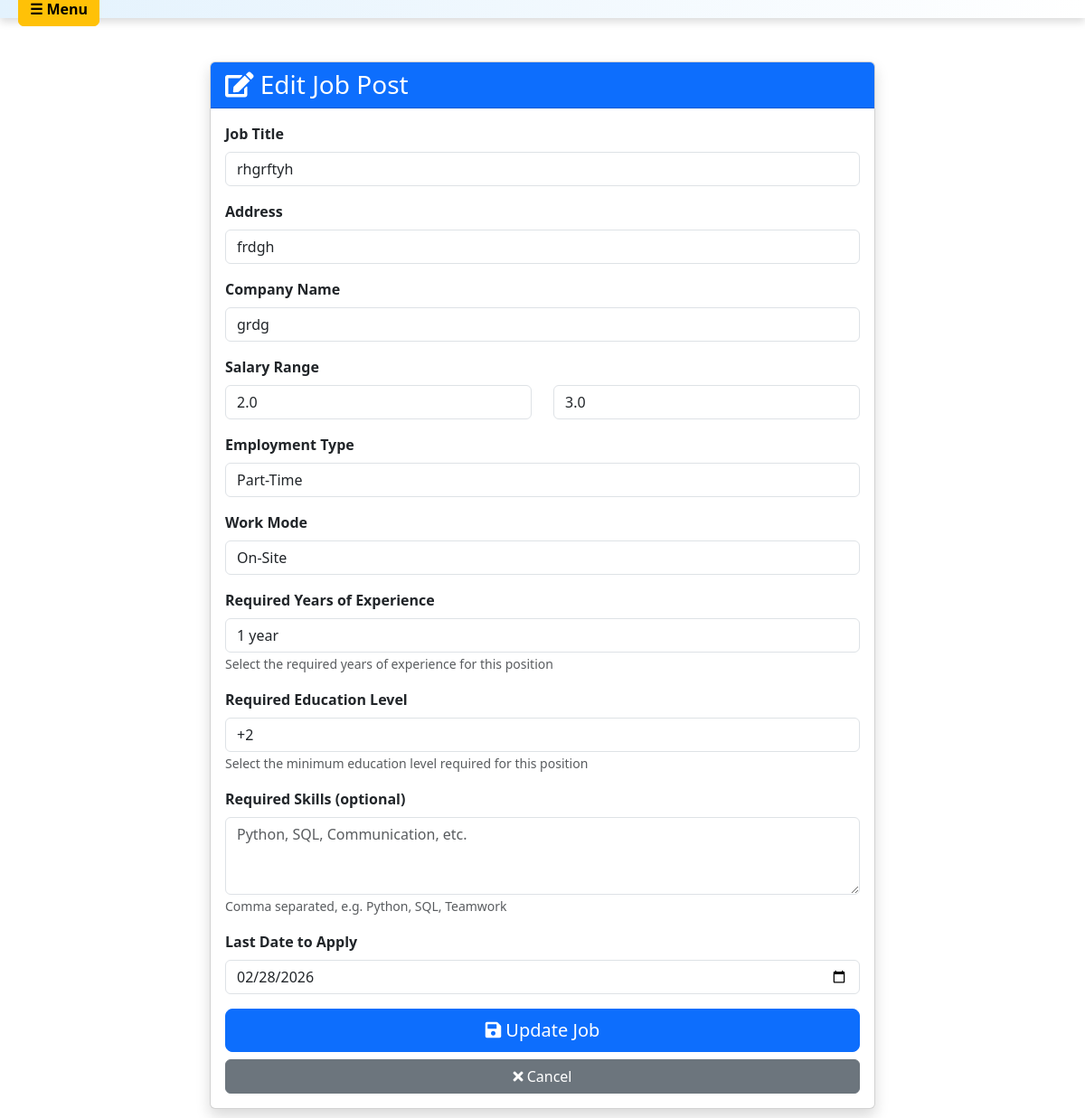
Page /edit-job/25/ (signed in) on the committed database.
### hr/models.py (models this page shows, shortened)
class JobPost(models.Model):
    user = models.ForeignKey(User, on_delete=models.CASCADE)
    title = models.CharField(max_length=200)
    address = models.CharField(max_length=200)
    CompanyName = models.CharField(max_length=200)
    salaryLow = models.FloatField(default=0, validators=[MinValueValidator(0)])
    salaryHigh = models.FloatField(default=0, validators=[MinValueValidator(0)])
    applycount = models.IntegerField(default=0)
    lastDateToApply = models.DateField()
    created_at = models.DateTimeField(auto_now_add=True, null=True)
    employment_type = models.CharField(
        max_length=20, choices=EMPLOYMENT_TYPE_CHOICES,
        default='full-time', null=True, blank=True
    )
    work_mode = models.CharField(
        max_length=20, choices=WORK_MODE_CHOICES,
        default='on-site', null=True, blank=True
    )
    required_experience = models.CharField(
        max_length=50,
        choices=EXPERIENCE_LEVEL_CHOICES,
        default='no-experience',
        help_text='Select required years of experience'
    )
    required_experience_custom = models.CharField(
        max_length=100,
        null=True,
        blank=True,
        help_text='Custom experience requirement (e.g., 1.5 years)'
    )
    required_education = models.CharField(
        max_length=50,
        choices=REQUIRED_EDUCATION_CHOICES,
        default='no-education',
        help_text='Select required education level'
    )
    required_skills = models.TextField(
        null=True,
        blank=True,
        help_text='Comma-separated skills (e.g., Python, SQL, Communication)'
    )

### hr/views.py (the view)
# urls.py: path("edit-job/<int:pk>/", views.edit_job, name='edit_job'),
@login_required(login_url='login_user')
def edit_job(request, pk):
    job = get_object_or_404(JobPost, id=pk, user=request.user)
    if request.method == 'POST':
        form = JobPostForm(request.POST, instance=job)
        if form.is_valid():
            form.save()
            messages.success(request, 'Job updated successfully!')
            return redirect('hrdash')
    else:
        form = JobPostForm(instance=job)
    context = {
        'job': job,
        'form': form
    }
    return render(request, 'hr/editjob.html', context)

### hr/templates/hr/editjob.html (shortened to what this page needs)
<!doctype html>
<html lang="en">
  <head>
    <link href="https://cdn.jsdelivr.net/npm/bootstrap@5.3.8/dist/css/bootstrap.min.css" rel="stylesheet">
    <link rel="stylesheet" href="https://cdnjs.cloudflare.com/ajax/libs/font-awesome/5.15.3/css/all.min.css">
  </head>
  <body>
  {% include 'hr/navbar.html' %}
<div class="container my-5">
  <div class="row justify-content-center">
    <div class="col-md-8">
      <div class="card shadow">
        <div class="card-header bg-primary text-white">
          <h3 class="mb-0"><i class="fas fa-edit"></i> Edit Job Post</h3>
        </div>
        <div class="card-body">
          <form method="post" action="{% url 'edit_job' job.id %}">
            <div class="mb-3">
              <label for="title" class="form-label fw-bold">Job Title</label>
              {{ form.title }}
            </div>
            <div class="mb-3">
              <label for="address" class="form-label fw-bold">Address</label>
              {{ form.address }}
            </div>
            <div class="mb-3">
              <label for="CompanyName" class="form-label fw-bold">Company Name</label>
              {{ form.CompanyName }}
            </div>
            <div class="mb-3">
              <label class="form-label fw-bold">Salary Range</label>
              <div class="row">
                <div class="col-md-6">
                  {{ form.salaryLow }}
                </div>
                <div class="col-md-6">
                  {{ form.salaryHigh }}
                </div>
              </div>
            </div>
            <div class="mb-3">
              <label for="employment_type" class="form-label fw-bold">Employment Type</label>
              <select class="form-control" id="employment_type" name="employment_type" required>
                <option value="part-time" {% if form.employment_type.value == 'part-time' %}selected{% endif %}>Part-Time</option>
              </select>
            </div>
            <div class="mb-3">
              <label for="work_mode" class="form-label fw-bold">Work Mode</label>
              <select class="form-control" id="work_mode" name="work_mode" required>
                <option value="on-site" {% if form.work_mode.value == 'on-site' %}selected{% endif %}>On-Site</option>
              </select>
            </div>
            <div class="mb-3">
              <label for="required_experience" class="form-label fw-bold">Required Years of Experience</label>
              {{ form.required_experience }}
              <small class="form-text text-muted">Select the required years of experience for this position</small>
            </div>
            <div class="mb-3">
              <label for="required_education" class="form-label fw-bold">Required Education Level</label>
              {{ form.required_education }}
              <small class="form-text text-muted">Select the minimum education level required for this position</small>
            </div>
            <div class="mb-3">
              <label for="required_skills" class="form-label fw-bold">Required Skills (optional)</label>
              {{ form.required_skills }}
              <small class="form-text text-muted">Comma separated, e.g. Python, SQL, Teamwork</small>
            </div>
            <div class="mb-3">
              <label for="lastDateToApply" class="form-label fw-bold">Last Date to Apply</label>
              {{ form.lastDateToApply }}
            </div>
            <div class="d-grid gap-2">
              <button type="submit" class="btn btn-primary btn-lg">
                <i class="fas fa-save"></i> Update Job
              </button>
              <a href="{% url 'hrdash' %}" class="btn btn-secondary">
                <i class="fas fa-times"></i> Cancel
              </a>
            </div>
          </form>
        </div>
      </div>
    </div>
  </div>
</div>
  </body>
</html>

### rows in the picture
JobPost: title "rhgrftyh", address "frdgh", CompanyName "grdg", salaryLow "2.0", salaryHigh "3.0", employment_type "Part-Time", work_mode "On-Site", required_experience "1 year", required_education "+2", lastDateToApply "02/28/2026"
